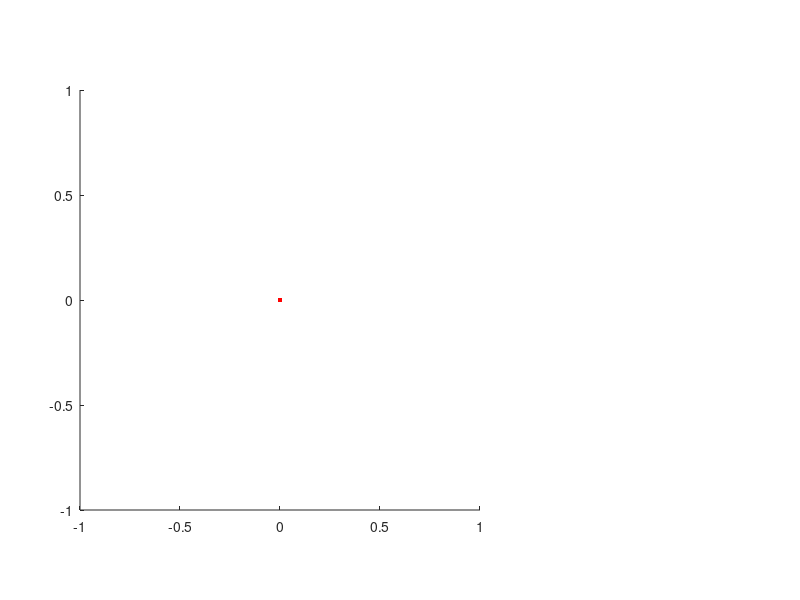

This figure's MATLAB source: (Note: this script raises an error after producing the figure.)
%Plots the friction coefficient means of all the participants on the 
%same graph by looping through the folders of each participant

tsteps = 2759; %number of time steps 
l = 0;
%Define the normal force interval on which the mean friction coefficient is
%calculated
Fmin = 1;  
Fmax = 5;
Fint = [Fmin:Fmax];
l=1;
nparticipants=13; %ou 15
Rdvec=zeros(nparticipants,1);%vector containing the relative difference for each participants
xvec=zeros(nparticipants,1); %vector containing the x coordinates (LF) for each participant
yvec=zeros(nparticipants,1); %vector containing the y coordinates (HF) for each participant

%% For each participant, compute the mean LF and the mean HF friction coeff

D = 'Aged_friction';
S = dir(fullfile(D, '*'));
N = setdiff({S([S.isdir]).name},{'.','..'}); % list of subfolders of D.

for ii = 1:numel(N)  %loop going through the folders 
    filelist = dir(fullfile(D,N{ii},'*.csv')); %improve by specifying the file extension
    filelist= filelist(~[filelist.isdir]);  % classification of folders in good order
    [~,idx] = sort([filelist.datenum]);
    filelist = filelist(idx);
    nfiles=length(filelist);
    C = {filelist(~[filelist.isdir]).name}; %files in subfolder (cell created for the loop)
    [indexglassLF, indexglassHF] = at_frictionplots(N{ii}, filelist, tsteps); %calculates the frictions for LF and HF for the participant
    
    %Mean of the friction coefficient on the Force interval
    meanCF_LF = mean(indexglassLF.k.*Fint.^(indexglassLF.n-1));
    meanCF_HF = mean(indexglassHF.k.*Fint.^(indexglassHF.n-1));
    xvec(l)=meanCF_LF;
    yvec(l)=meanCF_HF;
    %relative difference in friction
    Rd = abs(meanCF_HF-meanCF_LF)/(meanCF_LF)*100;
    Rdvec(l)=Rd;
    l=l+1;
end
x=[1:1:nparticipants].';
[Rdvecsort,I] = sort(Rdvec); %sort Rd min to max
for i = 1:13
    xvecsort(i) = xvec(I(i)).'; %sort yvec in the same way
    yvecsort(i) = yvec(I(i)).';
end

%% Plot des graphes
x=linspace(0,1.6);
y=linspace(0,1.6);
h1=plot(x,y,'Color',[0.2 0.2 0.2]) %identity line (x=y)
hold on
pos1 = [0.1 0.15 0.5 0.7];
alphaelderly=[0.1 0.15 0.20 0.28 0.36 0.44 0.52 0.60 0.68 0.76 0.84 0.92 1]
%alphaelderly=[0.16 0.22 0.28 0.34 0.4 0.46 0.52 0.58 0.64 0.70 0.76 0.82 0.88 0.94 1]
subplot('Position',pos1);
hold on
for i=1:nparticipants
    h2=scatter(xvecsort(i),yvecsort(i), 13, 'r', 'filled');
    h2.MarkerFaceAlpha = alphaelderly(i);
    h1=plot(x,y,'Color',[0.2 0.2 0.2]) %identity line (x=y)
end
%title('Mean coefficient of friction - Young participants')
title('Mean coefficient of friction - Elderly participants')
xlabel('Coefficient of friction - Low [-]')
ylabel('Coefficient of friction - High [-]')
yticks([0 0.2 0.4 0.6 0.8 1 1.2 1.4 1.6]);
xticks([0 0.2 0.4 0.6 0.8 1 1.2 1.4 1.6])

pos2 = [0.7 0.15 0.1 0.7];
subplot('Position',pos2); hold on;

for i=1:nparticipants
    h2=scatter(1, Rdvecsort(i), 13, 'r', 'filled');
    h2.MarkerFaceAlpha = alphaelderly(i);
end
set(gca,'XTick',[])
set(gca, 'YDir','reverse')
ylabel('Relative difference in Friction [%]')
